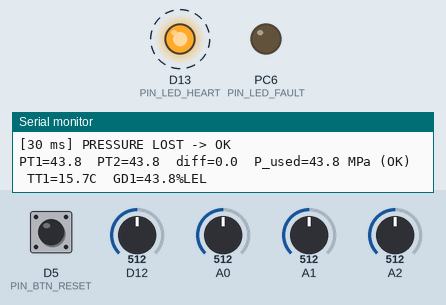
The sketch below on a simulated STM32 Nucleo. On the bench: output pins drawn as LEDs (lit = HIGH), the last lines printed to the serial monitor. Dashed ring = blinking. The inputs (shaded band) are chosen by the test bench; at power-on: A0 = 512, D12 = 512, A1 = 512, A2 = 512, D5 (PIN_BTN_RESET) HIGH (analog values on the 0–1023 scale).

Above: at 1.2 s.
1.3 s: A0 set to 534
At 3.4 s:
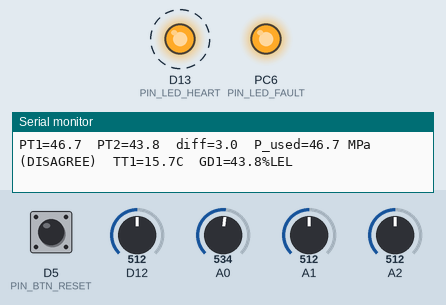
4.3 s: D12 set to 992
7.3 s: A1 set to 992
10.3 s: A2 set to 992
13.3 s: D5 (PIN_BTN_RESET) pulled LOW for 0.15 s
16.3 s: D12 set to 716
Timing chart, 0 to 20.3 s (numbered marks = the images above; inputs shaded):
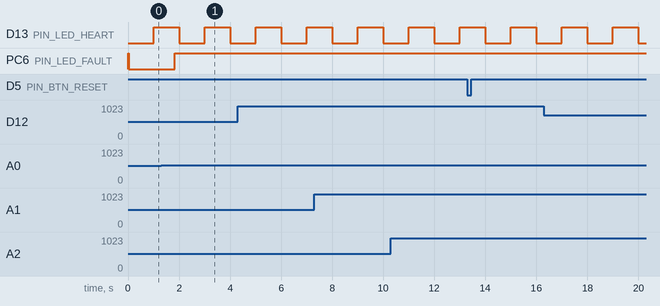

Measured:
- the behaviour switches between 526 and 527 on A0 (found by bisection; images 0 and 1)
- after the input at 1.3 s, PC6 (PIN_LED_FAULT): LOW → HIGH after 0.53 s
- by itself, D13 (PIN_LED_HEART): alternates HIGH for 1.0 s and LOW for 1.0 s

The sketch:

sketch.ino
```cpp
// ===== H2 dispenser controller - Step 2a: redundant pressure cross-check =====
#include "sensor_420.h"
#include "redundancy.h"

#define PIN_LED_FAULT  PC6
#define PIN_LED_HEART  PA5
#define PIN_BTN_RESET  PB4     // NEW: fault reset push-button (to GND)

Sensor sensors[] = {
  // tag    unit    pin  lo     hi
  { "PT1", "MPa",  PA0,   0.0f, 100.0f },
  { "PT2", "MPa",  PA1,   0.0f, 100.0f },
  { "TT1", "C",    PA4, -50.0f, 100.0f },
  { "GD1", "%LEL", PA6,   0.0f, 100.0f },
};
const int N_SENSORS = sizeof(sensors) / sizeof(sensors[0]);

// PT1 and PT2 measure the same pipe: allow 2 MPa (2 % of span) for 500 ms
SensorPair pressure = { "P", &sensors[0], &sensors[1], 2.0f, 500 };

const uint32_t SAMPLE_MS = 10, PRINT_MS = 1000;
uint32_t lastSample = 0, lastPrint = 0;

void logEvent(uint32_t now, const char* what, const char* from, const char* to) {
  Serial.print("["); Serial.print(now); Serial.print(" ms] ");
  Serial.print(what); Serial.print(" ");
  Serial.print(from); Serial.print(" -> "); Serial.println(to);
}

void setup() {
  Serial.begin(115200);
  analogReadResolution(12);
  pinMode(PIN_LED_FAULT, OUTPUT);
  pinMode(PIN_LED_HEART, OUTPUT);
  pinMode(PIN_BTN_RESET, INPUT_PULLUP);
  Serial.println("H2 dispenser - Step 2a: PT1/PT2 cross-check");
}

void loop() {
  uint32_t now = millis();

  if (now - lastSample >= SAMPLE_MS) {
    lastSample += SAMPLE_MS;

    for (int i = 0; i < N_SENSORS; i++) {
      Sensor& s = sensors[i];
      SensorStatus before = s.status;
      if (sensorUpdate(s, (uint16_t)analogRead(s.pin)))
        logEvent(now, s.tag, statusName(before), statusName(s.status));
    }

    PairState before = pressure.state;
    if (pairUpdate(pressure, now))
      logEvent(now, "PRESSURE", pairName(before), pairName(pressure.state));

    if (digitalRead(PIN_BTN_RESET) == LOW) pairReset(pressure);

    bool bad = pressure.state != PAIR_OK;
    for (int i = 2; i < N_SENSORS; i++) if (!usable(sensors[i])) bad = true;
    digitalWrite(PIN_LED_FAULT, bad ? HIGH : LOW);
  }

  if (now - lastPrint >= PRINT_MS) {
    lastPrint += PRINT_MS;
    digitalWrite(PIN_LED_HEART, !digitalRead(PIN_LED_HEART));
    Serial.print("PT1="); Serial.print(sensors[0].value, 1);
    Serial.print("  PT2="); Serial.print(sensors[1].value, 1);
    Serial.print("  diff="); Serial.print(pressure.diff, 1);
    Serial.print("  P_used="); Serial.print(pressure.value, 1);
    Serial.print(" MPa ("); Serial.print(pairName(pressure.state)); Serial.print(")");
    Serial.print("  TT1="); Serial.print(sensors[2].value, 1);
    Serial.print("C  GD1="); Serial.print(sensors[3].value, 1); Serial.println("%LEL");
  }
}
```

redundancy.h
```cpp
// redundancy.h - two sensors measuring the same thing: are they telling the truth?
#pragma once
#include "sensor_420.h"

enum PairState {
  PAIR_INIT,       // not yet checked
  PAIR_OK,         // both usable and they agree
  PAIR_DEGRADED,   // one sensor lost: running on the other one, no redundancy left
  PAIR_DISAGREE,   // both look healthy but report different values: one is lying
  PAIR_LOST        // both unusable: no measurement at all
};

struct SensorPair {
  const char* name;
  Sensor*  a;
  Sensor*  b;
  float    maxDiff;        // allowed difference [engineering units]
  uint32_t confirmMs;      // how long a difference must last before it counts
  // outputs
  PairState state;
  float     value;         // the value the safety logic should use
  float     diff;
  // internal
  uint32_t  diffSinceMs;
  bool      diffActive;
};

inline const char* pairName(PairState p) {
  switch (p) {
    case PAIR_INIT:     return "INIT";
    case PAIR_OK:       return "OK";
    case PAIR_DEGRADED: return "DEGRADED";
    case PAIR_DISAGREE: return "DISAGREE";
    case PAIR_LOST:     return "LOST";
  }
  return "?";
}

// Returns true when the pair state changed.
inline bool pairUpdate(SensorPair& p, uint32_t nowMs) {
  PairState old = p.state;
  bool okA = usable(*p.a), okB = usable(*p.b);

  if (okA && okB) {
    p.diff = p.a->value - p.b->value;
    if (p.diff < 0) p.diff = -p.diff;

    // Conservative choice for PRESSURE: use the HIGHER reading, so an
    // over-pressure check can never be fooled by the lower sensor.
    p.value = (p.a->value > p.b->value) ? p.a->value : p.b->value;

    if (p.diff > p.maxDiff) {
      if (!p.diffActive) { p.diffActive = true; p.diffSinceMs = nowMs; }
      if (nowMs - p.diffSinceMs >= p.confirmMs) p.state = PAIR_DISAGREE;
    } else {
      p.diffActive = false;
      if (p.state != PAIR_DISAGREE) p.state = PAIR_OK;   // DISAGREE is latched
    }
  } else if (okA || okB) {
    p.value = okA ? p.a->value : p.b->value;
    p.diff  = 0;
    p.diffActive = false;
    if (p.state != PAIR_DISAGREE) p.state = PAIR_DEGRADED;
  } else {
    p.value = 0;
    p.state = PAIR_LOST;
  }
  return p.state != old;
}

// Operator acknowledged and the sensors agree again: allow DISAGREE to clear.
inline void pairReset(SensorPair& p) {
  if (p.state == PAIR_DISAGREE && !p.diffActive) p.state = PAIR_INIT;
}
```

sensor_420.h
```cpp
// sensor_420.h - one 4-20 mA transmitter: counts -> mA -> value + NE43 status
// No Arduino calls in here (only plain C++), so it can be unit-tested on a PC.
#pragma once
#include <stdint.h>

const float ADC_VREF   = 3.3f;
const float ADC_MAX    = 4095.0f;
const float SHUNT_OHMS = 150.0f;
const uint8_t CONFIRM_N = 3;      // samples a new status must repeat
const float   ALPHA     = 0.3f;   // low-pass filter for the value

enum SensorStatus { SNS_INIT, SNS_OK, SNS_UNDER, SNS_OVER, SNS_FAULT_OPEN, SNS_FAULT_SHORT };

struct Sensor {
  const char* tag;
  const char* unit;
  uint32_t    pin;
  float       lo, hi;
  float        maRaw, maFilt, value;
  SensorStatus status, candidate;
  uint8_t      count;
  uint32_t     faultEvents;
  bool         started;
};

inline SensorStatus classify(float ma) {
  if (ma < 3.6f)  return SNS_FAULT_OPEN;
  if (ma > 21.0f) return SNS_FAULT_SHORT;
  if (ma < 3.8f)  return SNS_UNDER;
  if (ma > 20.5f) return SNS_OVER;
  return SNS_OK;
}

inline const char* statusName(SensorStatus s) {
  switch (s) {
    case SNS_INIT:        return "INIT";
    case SNS_OK:          return "OK";
    case SNS_UNDER:       return "UNDER";
    case SNS_OVER:        return "OVER";
    case SNS_FAULT_OPEN:  return "FAULT-OPEN";
    case SNS_FAULT_SHORT: return "FAULT-SHORT";
  }
  return "?";
}

inline float maToEng(float ma, float lo, float hi) {
  if (ma < 4.0f)  ma = 4.0f;
  if (ma > 20.0f) ma = 20.0f;
  return lo + (ma - 4.0f) * (hi - lo) / 16.0f;
}

inline bool usable(const Sensor& s) {
  return s.status == SNS_OK || s.status == SNS_UNDER || s.status == SNS_OVER;
}

// Process one ADC sample. Returns true when the confirmed status changed
// (the caller decides what to do with that, e.g. print an event).
inline bool sensorUpdate(Sensor& s, uint16_t counts) {
  float ma = counts * (ADC_VREF / ADC_MAX) / SHUNT_OHMS * 1000.0f;
  s.maRaw = ma;

  if (!s.started) { s.maFilt = ma; s.started = true; }
  s.maFilt += ALPHA * (ma - s.maFilt);
  s.value   = maToEng(s.maFilt, s.lo, s.hi);

  SensorStatus raw = classify(ma);
  if (raw == s.status) { s.count = 0; return false; }
  if (raw != s.candidate) { s.candidate = raw; s.count = 0; }
  if (++s.count < CONFIRM_N) return false;

  s.status = raw;
  s.count  = 0;
  if (!usable(s)) s.faultEvents++;
  return true;
}
```
